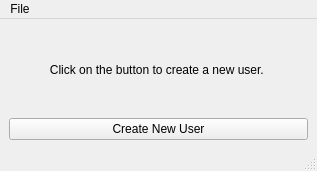
<?xml version="1.0" encoding="UTF-8"?>
<ui version="4.0">
 <class>MainWindow</class>
 <widget class="QMainWindow" name="MainWindow">
  <property name="geometry">
   <rect>
    <x>0</x>
    <y>0</y>
    <width>317</width>
    <height>171</height>
   </rect>
  </property>
  <property name="windowTitle">
   <string>Qt Designer Example</string>
  </property>
  <widget class="QWidget" name="centralwidget">
   <layout class="QVBoxLayout" name="verticalLayout">
    <item>
     <widget class="QLabel" name="label">
      <property name="text">
       <string>Click on the button to create a new user. </string>
      </property>
      <property name="alignment">
       <set>Qt::AlignCenter</set>
      </property>
     </widget>
    </item>
    <item>
     <widget class="QPushButton" name="pushButton">
      <property name="text">
       <string>Create New User</string>
      </property>
     </widget>
    </item>
   </layout>
  </widget>
  <widget class="QMenuBar" name="menubar">
   <property name="geometry">
    <rect>
     <x>0</x>
     <y>0</y>
     <width>317</width>
     <height>24</height>
    </rect>
   </property>
   <widget class="QMenu" name="menuFile">
    <property name="title">
     <string>File</string>
    </property>
    <addaction name="actionQuit"/>
   </widget>
   <addaction name="menuFile"/>
  </widget>
  <widget class="QStatusBar" name="statusbar"/>
  <action name="actionQuit">
   <property name="text">
    <string>Quit</string>
   </property>
   <property name="shortcut">
    <string>Ctrl+Q</string>
   </property>
  </action>
 </widget>
 <resources/>
 <connections/>
</ui>
